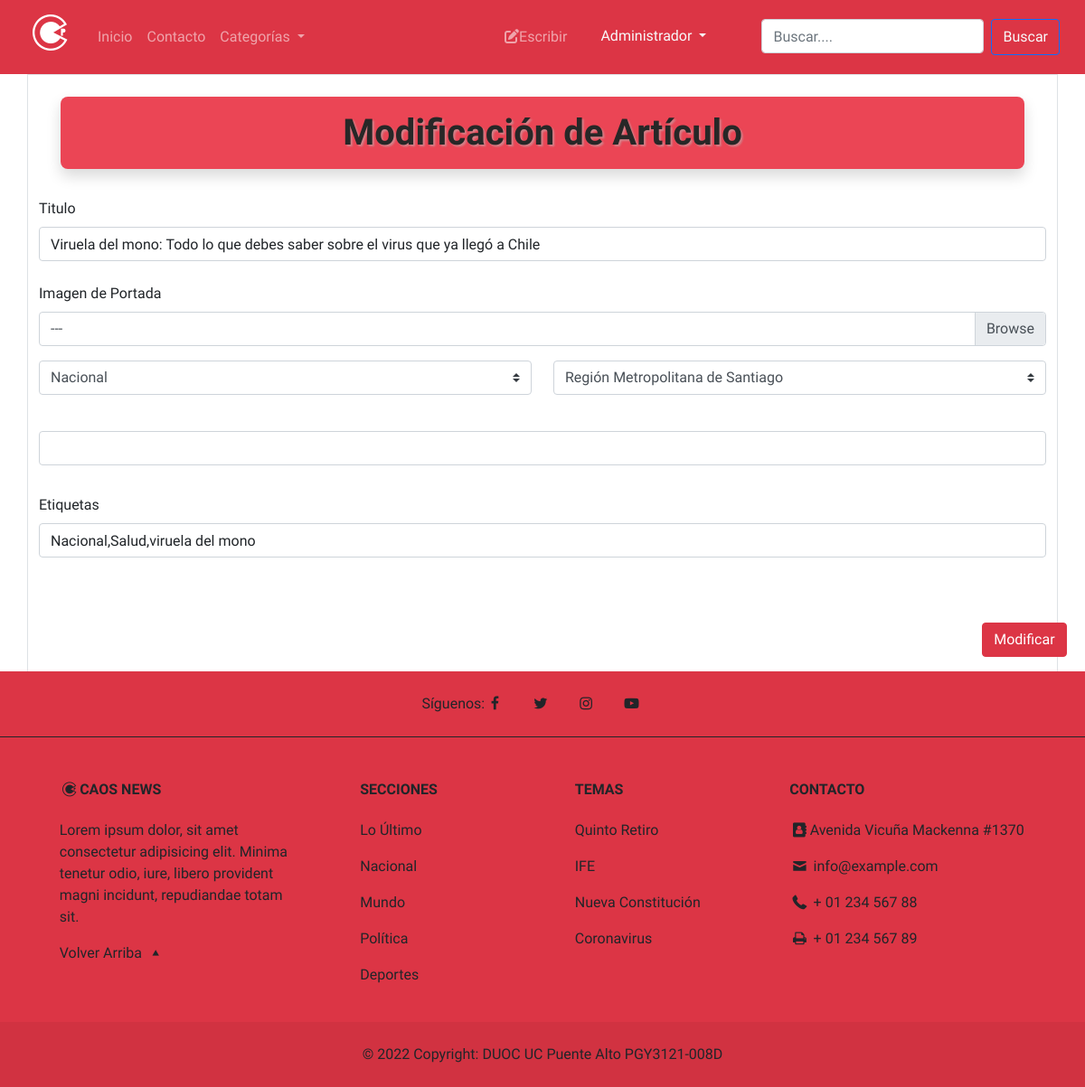
The app's page /modificar-noticia/20/ (signed in) with its own data.
### webcaosnews/models.py (models this page shows, shortened)
class Noticias(models.Model):
    id_noticia = models.AutoField(primary_key=True),
    usuario = models.CharField(max_length=60,default='--')
    autor = models.CharField(max_length=80,default='--')
    titulo = models.CharField(max_length=100)
    portada = models.ImageField(upload_to='fotos/%Y/%m/%d/',null=False,default='fotos/defecto.png')
    categoria = models.ForeignKey(Categoria,on_delete=models.CASCADE)
    ubicacion = models.ForeignKey(Regiones,on_delete=models.CASCADE)
    contenido = tinymce_models.HTMLField(null=False)
    etiquetas = models.CharField(max_length=150)
    fecha = models.DateField(("Fecha"), default=datetime.date.today)
    aprobada = models.BooleanField(default=False)
    comentario = models.TextField(default='--')

### webcaosnews/views.py (the view, shortened to what this page needs)
# urls.py: path('modificar-noticia/<id>/',modificarNoticia,name='modNot'),
@login_required(login_url='login')
@permission_required('webcaosnews.change_noticias',login_url='login')
@permission_required('webcaosnews.delete_noticias',login_url='login')
@permission_required('webcaosnews.view_noticias',login_url='login')
def modificarNoticia(request, id):
    Noticia = get_object_or_404(Noticias, id = id)
    data = {
        'form' : EscribirForm(instance=Noticia),
    }
    return render(request, "panel/modificarNoticia.html",data)

### webcaosnews/models.py (called while the page is built)
    def __str__(self):
        return self.nombre

    def __str__(self):
        return self.nombre_region

### webcaosnews/templates/panel/modificarNoticia.html (shortened to what this page needs)
{% extends "base.html" %}
{% load static %}
{% block css %}
<link rel="stylesheet" href="{% static 'css/escribir.css' %}">
<link rel="stylesheet" href="https://stackpath.bootstrapcdn.com/bootstrap/4.4.1/css/bootstrap.min.css"
>
{% endblock css%}
{% block contenido %}
{% load crispy_forms_tags %}
<div class="container border border-bottom-0">
    <div class="top p-4">
        <h1 class="text-center titulo-web shadow">Modificación de Artículo</h1>
    </div>
    <form action="" name="formulario" id="formulario" method="post" enctype="multipart/form-data"
        class="needs-validation" novalidate>
        <div class="row justify-content-end" style="margin-bottom: 40px;">
            <div class="form-group">
                <div class="mb-1">
                    {{ form.titulo | as_crispy_field }}
                </div>
                <div class="mb-3 my-4">
                    {{ form.portada | as_crispy_field}}
                </div>
                <div class="row">
                    <div class="col-lg-6 col-md-12">
                        {{ form.categoria | as_crispy_field}}
                    </div>
                    <div class="col-lg-6 col-md-12">
                        {{ form.ubicacion | as_crispy_field}}
                    </div>
                </div>
                <div class="my-4">
                    {{ form.contenido | as_crispy_field}}
                </div>
                <div class="mb-3 pt-2">
                    {{ form.etiquetas | as_crispy_field}}
                </div>
            </div>
        </div>
        <div class="row justify-content-end">
            <div class="col-sm-6 col-md-5 col-lg-1 pb-3">
                <button  id="submit" class="btn btn-danger">Modificar</button>
            </div>
        </div>
    </form>
</div>
{% endblock contenido %}

### webcaosnews/templates/base.html (shortened to what this page needs)
{% load static %}
<!DOCTYPE html>
<html lang="es">
<head>
  {% block css %}
  {% endblock css %}
  <link href="https://cdn.jsdelivr.net/npm/bootstrap@5.1.3/dist/css/bootstrap.min.css" rel="stylesheet"
>
  <link rel="stylesheet" href="{% static 'css/fontello.css' %}">
</head>
<body class="d-flex flex-column min-vh-100">
  <nav class="navbar navbar-expand-lg navbar-dark bg-danger sticky-top">
    <div class="container-fluid">
      <a class="navbar-brand" href="{% url 'indx' %}">
        <h1 class="icon-codiepie"></h1>
      </a>
      <div class="collapse navbar-collapse" id="navbarNavDropdown">
        <ul class="navbar-nav">
          <li class="nav-item">
            <a class="nav-link" aria-current="page" href="{% url 'indx' %}">Inicio</a>
          </li>
          <li class="nav-item">
            <a class="nav-link" href="{% url 'cont' %}">Contacto</a>
          </li>
          <li class="nav-item dropdown">
            <a class="nav-link dropdown-toggle" href="#" id="navbarDropdownMenuLink" role="button"
              data-bs-toggle="dropdown" aria-expanded="false">
              Categorías
            </a>
          </li>
        </ul>
      </div>
      <div class="collapse navbar-collapse justify-content-end" id="navbarNavDropdown">
        <ul class="navbar-nav">
          {% if user.is_authenticated %}
          <li class="nav-item me-3">
            <a class="nav-link" id="escribir" href="{% url 'escr' %}"><i
                class="fa-solid fa-pen-to-square"></i>Escribir</a>
          </li>
          <div class="dropdown me-5">
              <button type="button" class="text-light btn btn-outline-danger dropdown-toggle" role="button" data-bs-toggle="dropdown"
                aria-expanded="false">
                {{user.first_name}}
              </button>
          </div>
          {% else %}
          <li class="nav-item">
            <a class="nav-link" id="iniciarSesion" href="{% url 'login' %}"><i class="icon-user"></i> Iniciar Sesión</a>
          </li>
          {% endif %}
          <form class="d-flex" action = "{% url 'BUSCARA' %}" method = "POST">
            <input name="txtBuscar" class="form-control me-2" type="search" placeholder="Buscar...." aria-label="Search">
            <button class="btn btn-outline-primary text-light" type="submit">Buscar</button>
          </form>
        </ul>
      </div>
  </nav>
  {% block contenido %}
  {% endblock contenido %}
  <footer class="text-center text-lg-start text-dark bg-danger mt-auto">
    <section class="d-flex justify-content-center justify-content-end p-4 border-bottom border-dark">
      <div class="me- d-none d-lg-block">
        <span>Síguenos:</span>
      </div>
      <div class="iconos">
        <a href="" class="me-4 text-reset icon-facebook">
        </a>
        <a href="" class="me-4 text-reset icon-twitter">
        </a>
        <a href="" class="me-4 text-reset icon-instagram">
        </a>
        <a href="" class="me-4 text-reset icon-youtube-play">
        </a>
      </div>
    </section>
    <section class="">
      <div class="container text-center text-md-start mt-5">
        <div class="row mt-3">
          <div class="col-md-3 col-lg-4 col-xl-3 mx-auto mb-4">
            <h6 class="text-uppercase fw-bold mb-4">
              <i class="icon-codiepie"></i>Caos News
            </h6>
            <p>
              Lorem ipsum dolor, sit amet consectetur adipisicing elit. Minima tenetur odio, iure, libero provident
              magni incidunt, repudiandae totam sit.
            </p>
            <a href="#top" class="text-reset fs-6 fw-light">Volver Arriba <i class="icon-up-dir"></i></a>
          </div>
          <div class="col-md-2 col-lg-2 col-xl-2 mx-auto mb-4">
            <h6 class="text-uppercase fw-bold mb-4">
              Secciones
            </h6>
            <p>
              <a href="{% url 'lUT' %}" class="text-reset">Lo Último</a>
            </p>
            <p>
            <p>
              <a href="{% url 'nac' %}" class="text-reset">Nacional</a>
            </p>
            <p>
              <a href="{% url 'mun' %}" class="text-reset">Mundo</a>
            </p>
            <p>
              <a href="{% url 'pol' %}" class="text-reset">Política</a>
            </p>
            <p>
              <a href="{% url 'dep' %}" class="text-reset">Deportes</a>
            </p>
          </div>
          <div class="col-md-3 col-lg-2 col-xl-2 mx-auto mb-4">
            <h6 class="text-uppercase fw-bold mb-4">
              Temas
            </h6>
            <p>
              <a href="#!" class="text-reset">Quinto Retiro</a>
            </p>
            <p>
              <a href="#!" class="text-reset">IFE</a>
            </p>
            <p>
              <a href="#!" class="text-reset">Nueva Constitución</a>
            </p>
            <p>
              <a href="#!" class="text-reset">Coronavirus</a>
            </p>
          </div>
          <div class="col-md-4 col-lg-3 col-xl-3 mx-auto mb-md-0 mb-4">
            <h6 class="text-uppercase fw-bold mb-4">
              Contacto
            </h6>
            <p><i class="icon-address-book"></i>Avenida Vicuña Mackenna #1370</p>
            <p>
              <i class="icon-mail"></i>
              info@example.com
            </p>
            <p><i class="icon-phone"></i> + 01 234 567 88</p>
            <p><i class="icon-print"></i> + 01 234 567 89</p>
          </div>
        </div>
      </div>
    </section>
    <div class="text-center p-4" style="background-color: rgba(0, 0, 0, 0.05);">
      &copy 2022 Copyright: DUOC UC Puente Alto PGY3121-008D
    </div>
  </footer>
</body>
</html>

### records on screen
Noticias: titulo "Viruela del mono: Todo lo que debes saber sobre el virus que ya llegó a Chile", portada|as_crispy_field "Imagen de Portada ---", categoria "Nacional", ubicacion "Región Metropolitana de Santiago", etiquetas "Nacional,Salud,viruela del mono"

### other values on screen
{{ user.first_name }} "Administrador"
